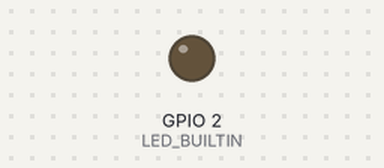
Recording of a sketch running on a simulated ESP8266 (Wemos D1 mini). On the bench: output pins drawn as LEDs (lit = HIGH, except the on-board LED, lit = LOW).

Above: at 0.1 s.
Timing chart, 0 to 1.6 s (numbered marks = the images above):
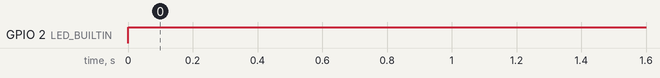

The sketch:

AP_broadcast.ino
```cpp
//wemos d1 : AP_broadcast(mega_1,mega_2)
#include <ESP8266WiFi.h>
#include <WiFiUdp.h>
#include <SoftwareSerial.h>
#define TX_1 16
#define RX_1 5
#define TX_2 4
#define RX_2 14
SoftwareSerial lens_1(RX_1, TX_1); //첫번째 mega보드....시리얼통신을 위한 송&수신 포트 설정(mega 에서 wemos로 수신만 할 것이므로, 보드에서는 RX만 사용하고, TX는 아무값이나 넣음)
SoftwareSerial lens_2(RX_2, TX_2); //두번째 mega보드...."

const char *ssid = "UDP_TEST"; //local wifi 이름 선언
const char *pass = "password"; //local wifi 비밀번호 선언

IPAddress broadcastIP(192,168,4,255); //local wifi ip주소 선언
unsigned int localPort = 8266; //포트번호 선언

WiFiUDP udp; //wifi udp통신 시작

void setup() {
  pinMode(LED_BUILTIN, OUTPUT);

  lens_1.begin(9600);
  lens_2.begin(9600);

  Serial.begin(9600);
  Serial.println();
  WiFi.softAP(ssid, pass); //AP(핫스팟)모드로 선언하여 다른 보드들로부터의 접근을 허용

  udp.begin(localPort); //선언된 포트로 통신시작

}
void loop() {

  int mega_1 = lens_1.read(); //mega_1보드의 출력값을 정수형태로 받음
  int mega_2 = lens_2.read(); //mega_2보드의 출력값을 정수형태로 받음
  udp.beginPacket(broadcastIP, 8266);
  if(mega_1 == 0 || mega_2 == 0){
      digitalWrite(LED_BUILTIN, LOW);
      udp.write(0); //1번 보드와 2번 보드의 출력 값인 '0'이 wemos 보드에 수신되면 어플이나 wifi수신단으로 '8'이라는 값을 전송(8은 임의의 설정값)
      Serial.println(mega_1); //1번 보드로부터 wifi로 전송된 값을 시리얼모니터에서 0.1초마다 확인
      Serial.print("     ");
      Serial.println(mega_2); //1번 보드로부터 wifi로 전송된 값을 시리얼모니터에서 0.1초마다 확인
  }                           //(예시로 mega_1의 값만이 mega보드로부터 수신 될 경우, mega_2의 값은 값이 없다는 형태인 '-1' 이 됨)
  else
  digitalWrite(LED_BUILTIN, HIGH);

  udp.endPacket();

  delay(100);


}

//Serial.println(WiFi.RSSI());
  //delay(500);
```

Measured:
- by itself, GPIO 2 (LED_BUILTIN): LOW → HIGH at 0.00 s
